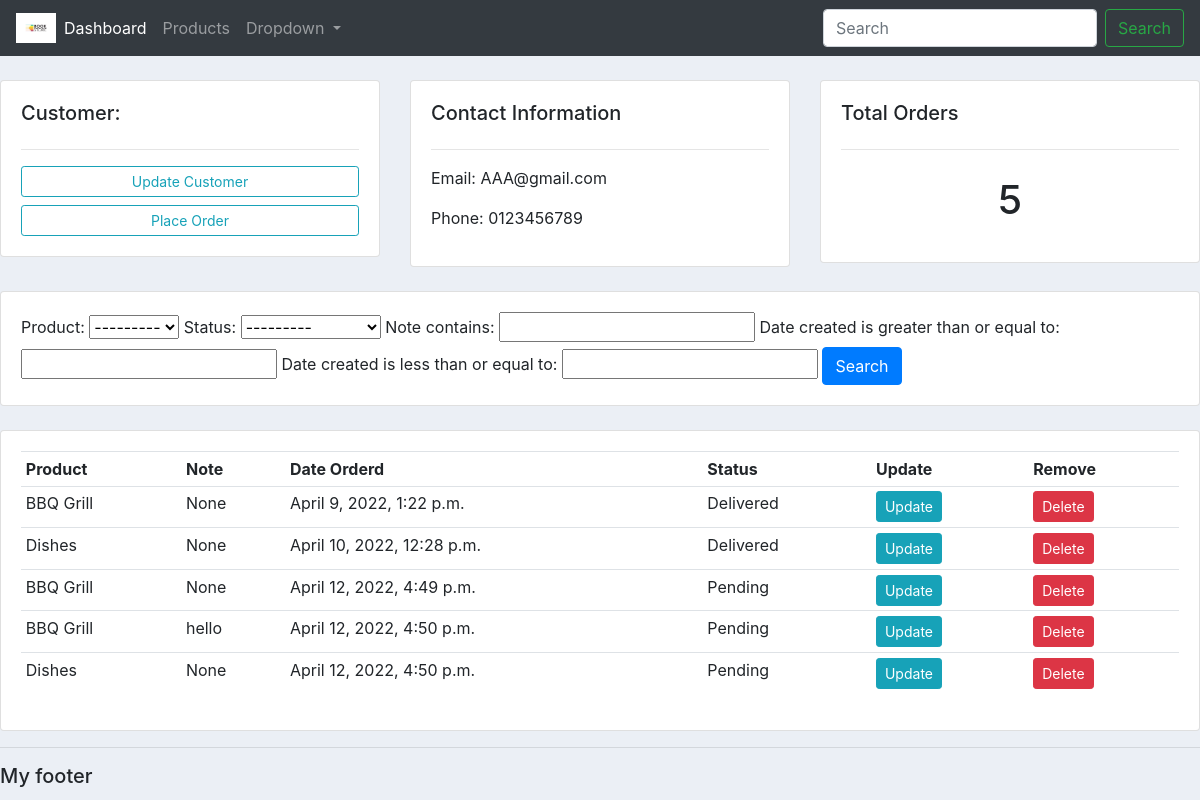
The app's page /customer/1/ with its own data.
### accounts/models.py (models this page shows, shortened)
class Customer(models.Model):
	name = models.CharField(max_length=200, null=True) # 'null' cho phép nhập data có trường bị thiếu
	phone = models.CharField(max_length=200, null=True)
	email = models.CharField(max_length=200, null=True)
	date_created = models.DateTimeField(auto_now_add=True, null=True)

class Order(models.Model):
	STATUS = (
			('Pending', 'Pending'),
			('Out for delivery', 'Out for delivery'),
			('Delivered', 'Delivered'),
			)
	customer = models.ForeignKey(Customer, null=True, on_delete= models.SET_NULL) # 'on_delete': nếu xóa customer A trong bảng Customer thì ông A ở table Order nên được treat thế nào? xóa luôn order chứa ông A, hay set trường customer là NULL
	product = models.ForeignKey(Product, null=True, on_delete= models.SET_NULL)
	date_created = models.DateTimeField(auto_now_add=True, null=True)
	status = models.CharField(max_length=200, null=True, choices=STATUS) # 'choices' = drop down menu
	note = models.CharField(max_length=200, null=True)

class Product(models.Model):
	CATEGORY = (
			('Indoor', 'Indoor'),
			('Out Door', 'Out Door'),
			)
	name = models.CharField(max_length=200, null=True)
	price = models.FloatField(null=True)
	category = models.CharField(max_length=200, null=True, choices=CATEGORY)
	description = models.CharField(max_length=200, null=True, blank=True) # 'blank': cho phép bỏ trống trường này
	date_created = models.DateTimeField(auto_now_add=True, null=True)
	tags = models.ManyToManyField(Tag) # product thuộc thể loại nào
	def __str__(self):
		return self.name

### accounts/views.py (the view)
# urls.py: path('customer/<str:pk>/', views.customer, name="customer"), # this url is dynamic
def customer(request, pk):
    customer = Customer.objects.get(id=pk)
    orders = customer.order_set.all()
    order_count = orders.count()
    myFilter = OrderFilter(request.GET, queryset=orders)
    orders = myFilter.qs
    context = {'customer': customer, 'orders': orders, 'order_count': order_count, 'myFilter': myFilter}
    return render(request, 'accounts/customer.html', context)

### accounts/templates/accounts/customer.html
{% extends 'accounts/main.html' %}
{% block content %}
	<br>
<div class="row">
	<div class="col-md">
		<div class="card card-body">
			<h5>Customer:</h5>
			<hr>
			<a class="btn btn-outline-info  btn-sm btn-block" href="">Update Customer</a>
			<a class="btn btn-outline-info  btn-sm btn-block" href="{% url 'create_order' customer.id %}">Place Order</a>
		</div>
	</div>
	<div class="col-md">
		<div class="card card-body">
			<h5>Contact Information</h5>
			<hr>
			<p>Email: {{customer.email}} </p>
			<p>Phone: {{customer.phone}} </p>
		</div>
	</div>
	<div class="col-md">
		<div class="card card-body">
			<h5>Total Orders</h5>
			<hr>
			<h1 style="text-align: center;padding: 10px">{{order_count}}</h1>
		</div>
	</div>
</div>
<br>
<div class="row">
	<div class="col">
		<div class="card card-body">
			<form method="get">
				{{ myFilter.form}}
		    <button class="btn btn-primary" type="submit">Search</button>
		  </form>
		</div>
	</div>
</div>
<br>
<div class="row">
	<div class="col-md">
		<div class="card card-body">
			<table class="table table-sm">
				<tr>
					<th>Product</th>
					<th>Note</th>
					<th>Date Orderd</th>
					<th>Status</th>
					<th>Update</th>
					<th>Remove</th>
				</tr>
				{% for order in orders %}
				<tr>
					<td>{{order.product}}</td>
					<td>{{order.note}}</td>
					<td>{{order.date_created}}</td>
					<td>{{order.status}}</td>
					<td><a class="btn btn-sm btn-info" href="{% url 'update_order' order.id %}">Update</a></td>
					<td><a class="btn btn-sm btn-danger" href="{% url 'delete_order' order.id %}">Delete</a></td>
				</tr>
				{% endfor %}
			</table>
		</div>
	</div>
</div>
{% endblock %}

### static/css/main.css (style rules this page uses)
body { background-color: #ebeff5; }

### records on screen
Customer: email "AAA@gmail.com", phone "0123456789"
Order: product "BBQ Grill", note "None", date_created "April 9, 2022, 1:22 p.m.", status "Delivered"
Order: product "Dishes", note "None", date_created "April 10, 2022, 12:28 p.m.", status "Delivered"
Order: product "BBQ Grill", note "None", date_created "April 12, 2022, 4:49 p.m.", status "Pending"
Order: product "BBQ Grill", note "hello", date_created "April 12, 2022, 4:50 p.m.", status "Pending"
Order: product "Dishes", note "None", date_created "April 12, 2022, 4:50 p.m.", status "Pending"

### other values on screen
{{ order_count }} "5"
